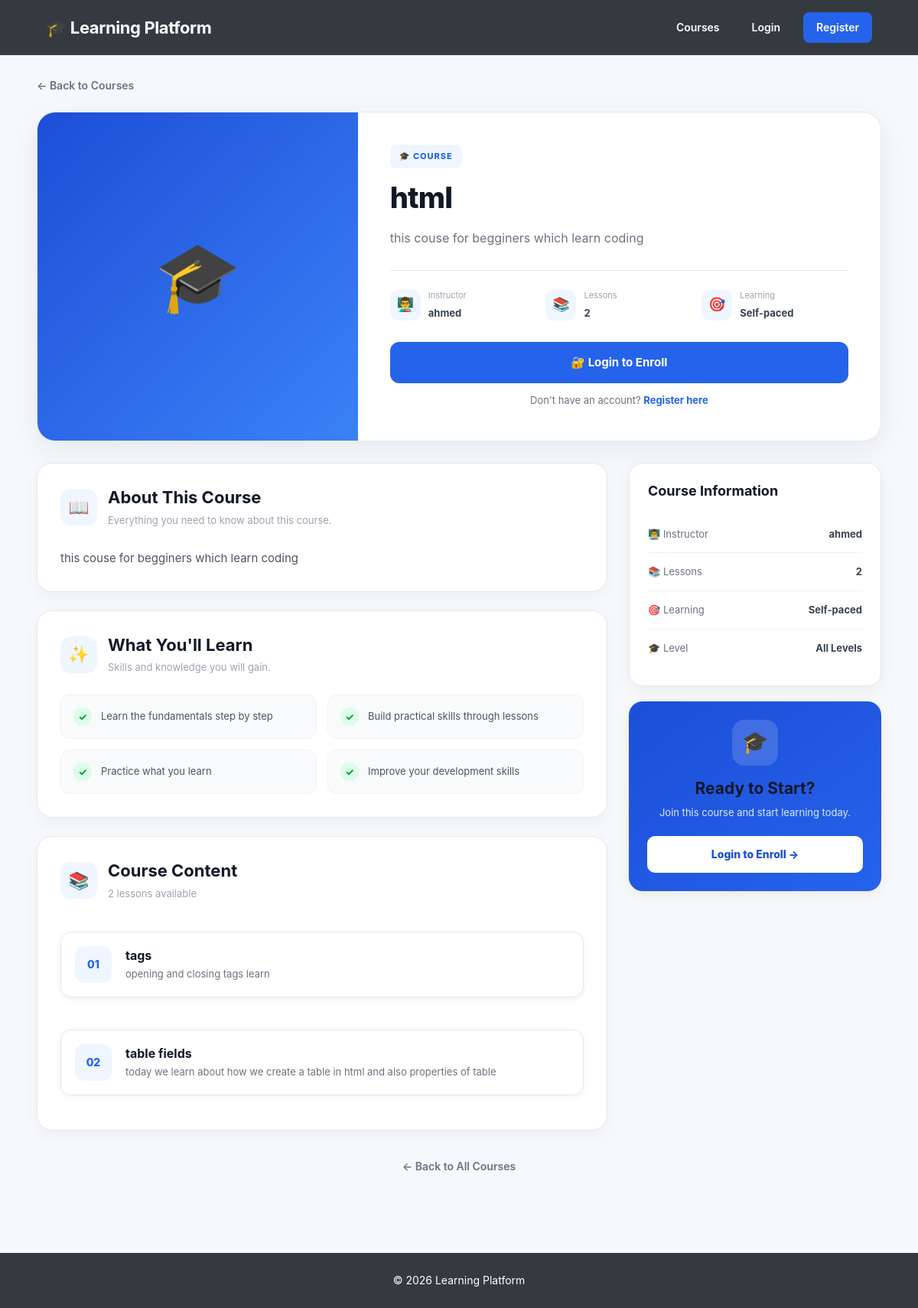
Page /2/ on the committed database.
### courses/models.py (models this page shows, shortened)
class Course(models.Model):
    teacher = models.ForeignKey(
        settings.AUTH_USER_MODEL,
        on_delete=models.CASCADE,
        related_name='courses'
    )
    title = models.CharField(max_length=200)
    description = models.TextField()
    created_at = models.DateTimeField(auto_now_add=True)

class Lesson(models.Model):
    course = models.ForeignKey(
        Course,
        on_delete=models.CASCADE,
        related_name='lessons'
    )
    title = models.CharField(max_length=200)
    content = models.TextField()
    created_at = models.DateTimeField(auto_now_add=True)

### accounts/models.py (models this page shows, shortened)
class CustomUser(AbstractUser):
    ROLE_CHOICES = (
        ('teacher', 'Teacher'),
        ('student', 'Student'),
    )
    role = models.CharField(
        max_length=10,
        choices=ROLE_CHOICES,
        default='student'
    )

### courses/views.py (the view)
# urls.py: path('<int:course_id>/', views.course_detail, name='course_detail'),
def course_detail(request, course_id):
    course = get_object_or_404(Course, id=course_id)
    return render(request, 'courses/course_detail.html', {
        'course': course
    })

### courses/templates/courses/course_detail.html (shortened to what this page needs)
{% extends 'base.html' %}
{% load static %}
{% block extra_css %}
<link rel="stylesheet" href="{% static 'css/course_detail.css' %}">
{% endblock extra_css %}
{% block content %}
<div class="course-detail-page">
    <div class="course-page-container">
        <a href="{% url 'course_list' %}" class="back-link">
            ← Back to Courses
        </a>
        <section class="course-main-card">
            <div class="course-cover">
                {% if course.image %}
                    <img src="{{ course.image.url }}"
                         alt="{{ course.title }}">
                {% else %}
                    <div class="course-image-placeholder">
                        🎓
                    </div>
                {% endif %}
            </div>
            <div class="course-header">
                <span class="course-badge">
                    🎓 COURSE
                </span>
                <h1>
                    {{ course.title }}
                </h1>
                <p class="course-short-description">
                    {{ course.description }}
                </p>
                <div class="course-meta">
                    <div class="meta-item">
                        <span class="meta-icon">
                            👨‍🏫
                        </span>
                        <div>
                            <small>Instructor</small>
                            <strong>
                                {{ course.teacher.username }}
                            </strong>
                        </div>
                    </div>
                    <div class="meta-item">
                        <span class="meta-icon">
                            📚
                        </span>
                        <div>
                            <small>Lessons</small>
                            <strong>
                                {{ course.lessons.count }}
                            </strong>
                        </div>
                    </div>
                    <div class="meta-item">
                        <span class="meta-icon">
                            🎯
                        </span>
                        <div>
                            <small>Learning</small>
                            <strong>
                                Self-paced
                            </strong>
                        </div>
                    </div>
                </div>
                <div class="enrollment-area">
                    {% if user.is_authenticated %}
                        {% if user.role == 'student' %}
                            <form method="POST"
                                  action="{% url 'enroll_course' course.id %}">
                                {% csrf_token %}
                                <button type="submit"
                                        class="enroll-btn">
                                    🎓 Enroll Now
                                </button>
                            </form>
                        {% elif user == course.teacher %}
                            <div class="teacher-notice">
                                👨‍🏫 You are the instructor of this course.
                            </div>
                        {% endif %}
                    {% else %}
                        <a href="{% url 'login' %}"
                           class="enroll-btn">
                            🔐 Login to Enroll
                        </a>
                        <p class="login-note">
                            Don't have an account?
                            <a href="{% url 'register' %}">
                                Register here
                            </a>
                        </p>
                    {% endif %}
                </div>
            </div>
        </section>
        <div class="course-content-wrapper">
            <main class="course-main-content">
                <section class="content-card">
                    <div class="section-title">
                        <span class="section-icon">
                            📖
                        </span>
                        <div>
                            <h2>
                                About This Course
                            </h2>
                            <p>
                                Everything you need to know about this course.
                            </p>
                        </div>
                    </div>
                    <div class="description-text">
                        <p>
                            {{ course.description }}
                        </p>
                    </div>
                </section>
                <section class="content-card">
                    <div class="section-title">
                        <span class="section-icon">
                            ✨
                        </span>
                        <div>
                            <h2>
                                What You'll Learn
                            </h2>
                            <p>
                                Skills and knowledge you will gain.
                            </p>
                        </div>
                    </div>
                    <div class="learning-grid">
                        <div class="learning-item">
                            <span>✓</span>
                            <p>
                                Learn the fundamentals step by step
                            </p>
                        </div>
                        <div class="learning-item">
                            <span>✓</span>
                            <p>
                                Build practical skills through lessons
                            </p>
                        </div>
                        <div class="learning-item">
                            <span>✓</span>
                            <p>
                                Practice what you learn
                            </p>
                        </div>
                        <div class="learning-item">
                            <span>✓</span>
                            <p>
                                Improve your development skills
                            </p>
                        </div>
                    </div>
                </section>
                <section class="content-card">
                    <div class="section-heading">
                        <div class="section-title">
                            <span class="section-icon">
                                📚
                            </span>
                            <div>
                                <h2>
                                    Course Content
                                </h2>
                                <p>
                                    {{ course.lessons.count }}
                                    lessons available
                                </p>
                            </div>
                        </div>
                    </div>
                    <div class="lessons-list">
                        {% for lesson in course.lessons.all %}
                            <div class="lesson-card">
                                <div class="lesson-number">
                                    {{ forloop.counter|stringformat:"02d" }}
                                </div>
                                <div class="lesson-info">
                                    <h3>
                                        {{ lesson.title }}
                                    </h3>
                                    <p>
                                        {{ lesson.content|truncatewords:25 }}
                                    </p>
                                </div>
                            </div>
                        {% endfor %}
                    </div>
                </section>
            </main>
            <aside class="course-sidebar">
                <div class="sidebar-card">
                    <h3>
                        Course Information
                    </h3>
                    <div class="sidebar-info">
                        <div class="info-row">
                            <span>
                                👨‍🏫 Instructor
                            </span>
                            <strong>
                                {{ course.teacher.username }}
                            </strong>
                        </div>
                        <div class="info-row">
                            <span>
                                📚 Lessons
                            </span>
                            <strong>
                                {{ course.lessons.count }}
                            </strong>
                        </div>
                        <div class="info-row">
                            <span>
                                🎯 Learning
                            </span>
                            <strong>
                                Self-paced
                            </strong>
                        </div>
                        <div class="info-row">
                            <span>
                                🎓 Level
                            </span>
                            <strong>
                                All Levels
                            </strong>
                        </div>
                    </div>
                </div>
                <div class="sidebar-learning-card">
                    <div class="sidebar-icon">
                        🎓
                    </div>
                    <h3>
                        Ready to Start?
                    </h3>
                    <p>
                        Join this course and start learning today.
                    </p>
                    {% if user.is_authenticated %}
                        {% if user.role == 'student' %}
                            <form method="POST"
                                  action="{% url 'enroll_course' course.id %}">
                                {% csrf_token %}
                                <button type="submit"
                                        class="sidebar-enroll-btn">
                                    Enroll Now →
                                </button>
                            </form>
                        {% elif user == course.teacher %}
                            <div class="sidebar-teacher-message">
                                👨‍🏫
                                You are the instructor.
                            </div>
                        {% endif %}
                    {% else %}
                        <a href="{% url 'login' %}"
                           class="sidebar-enroll-btn">
                            Login to Enroll →
                        </a>
                    {% endif %}
                </div>
            </aside>
        </div>
        <div class="bottom-back">
            <a href="{% url 'course_list' %}">
                ← Back to All Courses
            </a>
        </div>
    </div>
</div>
{% endblock content %}

### static/css/base.css (style rules this page uses)
* { box-sizing: border-box; }
html { scroll-behavior: smooth; }
body { margin: 0; font-family: "Inter", "Segoe UI", Arial, sans-serif; background: #f6f8fc; color: #1f2937; line-height: 1.6; }
a { text-decoration: none; }
:root { --primary: #2563eb; --primary-dark: #1d4ed8; --primary-light: #eff6ff; --dark: #111827; --dark-soft: #374151; --text: #374151; --muted: #6b7280; --background: #f6f8fc; --white: #ffffff; --border: #e5e7eb; --success: #16a34a; --danger: #dc2626; --warning: #d97706; --shadow-sm: 0 2px 8px rgba(15, 23, 42, 0.06); --shadow-md: 0 8px 25px rgba(15, 23, 42, 0.08); --shadow-lg: 0 15px 40px rgba(15, 23, 42, 0.10); --radius-sm: 8px; --radius-md: 12px; --radius-lg: 16px; }
main { min-height: 75vh; }
h1, h2, h3, h4 { color: var(--dark); line-height: 1.3; }
h1 { font-size: 32px; letter-spacing: -0.8px; }
h2 { font-size: 25px; }
h3 { font-size: 19px; }
.lesson-card { background: var(--white); padding: 20px 22px; margin: 15px 0; border: 1px solid var(--border); border-left: 4px solid var(--primary); border-radius: var(--radius-md); box-shadow: var(--shadow-sm); transition: 0.2s ease; }
.lesson-card h3 { margin-top: 0; }
.enroll-btn { display: inline-flex; align-items: center; justify-content: center; background: var(--success); color: white; border: none; padding: 13px 24px; border-radius: var(--radius-sm); cursor: pointer; font-size: 15px; font-weight: 700; transition: all 0.2s ease; }
.lesson-card { background: white; padding: 20px; margin: 15px 0; border-radius: 8px; border-left: 4px solid #007bff; }
.enroll-btn { background: #28a745; color: white; border: none; padding: 13px 25px; border-radius: 5px; cursor: pointer; font-size: 16px; }
.section-heading h2 { margin: 0; color: var(--dark); font-size: 30px; }
.section-heading p { margin-top: 8px; color: var(--muted); }

### rows in the picture
Course: title "html", description "this couse for begginers which learn coding", teacher.username "ahmed", lessons.count "2"
Lesson: title "tags", content "opening and closing tags learn"
Lesson: title "table fields", content "today we learn about how we create a table in html and also properties of table"
